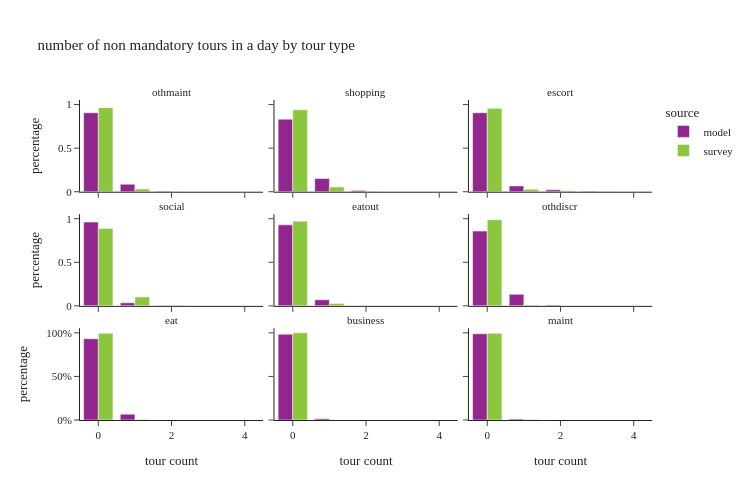

Here is the notebook cell this chart was saved with:
### Code cell
def plot_num_nonmand_tourtype(data, title):

    df_plot = pd.DataFrame()

    for type in non_mandatory_types:
        # calculate sample size and percentages
        df = data.groupby(['source', type], observed=True).\
            agg(sample_size=('person_weight', 'size'),
                weighted_sum=('person_weight', 'sum')).reset_index().\
            rename(columns={type: 'tour count'})

        

        df['percentage'] = df.groupby('source', group_keys=False, observed=True)['weighted_sum']. \
            apply(lambda x: x / float(x.sum()))

        df['tour type'] = type



        df_plot = pd.concat([df_plot,df])

     

    fig = px.bar(df_plot, x='tour count', y='percentage', color="source",barmode="group",
                 hover_data=["sample_size"],
                 facet_col='tour type', facet_col_wrap=3, orientation='v',
                 title=title)

    fig.for_each_annotation(lambda a: a.update(text = a.text.split("=")[-1]))

    fig.update_layout(height=500, width=750)

    fig.update_layout(yaxis1=dict(tickformat=".0%"), yaxis2=dict(tickformat=".0%"))



    fig.show()



plot_num_nonmand_tourtype(per_data, "number of non mandatory tours in a day by tour type")

### Figure 1 — Plotly figure (JSON) as saved in the notebook; plotly's stock layout.template omitted (floating-point values rounded to 4 significant figures)
{"data": [{"alignmentgroup": "True", "customdata": [[3947908], [377036], [29459], [1596], [10]], "hovertemplate": "source=model<br>tour type=othmaint<br>tour count=%{x}<br>percentage=%{y}<br>sample_size=%{customdata[0]}<extra></extra>", "legendgroup": "model", "marker": {"color": "#91268F", "pattern": {"shape": ""}}, "name": "model", "offsetgroup": "model", "orientation": "v", "showlegend": true, "textposition": "auto", "type": "bar", "x": [0.0, 1.0, 2.0, 3.0, 4.0], "xaxis": "x7", "y": [0.9063, 0.08656, 0.006763, 0.0003664, 2.296e-06], "yaxis": "y7"}, {"alignmentgroup": "True", "customdata": [[3624784], [661496], [67304], [2423], [2]], "hovertemplate": "source=model<br>tour type=shopping<br>tour count=%{x}<br>percentage=%{y}<br>sample_size=%{customdata[0]}<extra></extra>", "legendgroup": "model", "marker": {"color": "#91268F", "pattern": {"shape": ""}}, "name": "model", "offsetgroup": "model", "orientation": "v", "showlegend": false, "textposition": "auto", "type": "bar", "x": [0.0, 1.0, 2.0, 3.0, 4.0], "xaxis": "x8", "y": [0.8321, 0.1519, 0.01545, 0.0005562, 4.591e-07], "yaxis": "y8"}, {"alignmentgroup": "True", "customdata": [[3946882], [291016], [93781], [24330]], "hovertemplate": "source=model<br>tour type=escort<br>tour count=%{x}<br>percentage=%{y}<br>sample_size=%{customdata[0]}<extra></extra>", "legendgroup": "model", "marker": {"color": "#91268F", "pattern": {"shape": ""}}, "name": "model", "offsetgroup": "model", "orientation": "v", "showlegend": false, "textposition": "auto", "type": "bar", "x": [0.0, 1.0, 2.0, 3.0], "xaxis": "x9", "y": [0.9061, 0.06681, 0.02153, 0.005585], "yaxis": "y9"}, {"alignmentgroup": "True", "customdata": [[4189279], [153125], [13038], [565], [2]], "hovertemplate": "source=model<br>tour type=social<br>tour count=%{x}<br>percentage=%{y}<br>sample_size=%{customdata[0]}<extra></extra>", "legendgroup": "model", "marker": {"color": "#91268F", "pattern": {"shape": ""}}, "name": "model", "offsetgroup": "model", "orientation": "v", "showlegend": false, "textposition": "auto", "type": "bar", "x": [0.0, 1.0, 2.0, 3.0, 4.0], "xaxis": "x4", "y": [0.9617, 0.03515, 0.002993, 0.0001297, 4.591e-07], "yaxis": "y4"}, {"alignmentgroup": "True", "customdata": [[4048321], [303656], [4020], [12]], "hovertemplate": "source=model<br>tour type=eatout<br>tour count=%{x}<br>percentage=%{y}<br>sample_size=%{customdata[0]}<extra></extra>", "legendgroup": "model", "marker": {"color": "#91268F", "pattern": {"shape": ""}}, "name": "model", "offsetgroup": "model", "orientation": "v", "showlegend": false, "textposition": "auto", "type": "bar", "x": [0.0, 1.0, 2.0, 3.0], "xaxis": "x5", "y": [0.9294, 0.06971, 0.0009229, 2.755e-06], "yaxis": "y5"}, {"alignmentgroup": "True", "customdata": [[3736438], [574652], [40318], [4597], [4]], "hovertemplate": "source=model<br>tour type=othdiscr<br>tour count=%{x}<br>percentage=%{y}<br>sample_size=%{customdata[0]}<extra></extra>", "legendgroup": "model", "marker": {"color": "#91268F", "pattern": {"shape": ""}}, "name": "model", "offsetgroup": "model", "orientation": "v", "showlegend": false, "textposition": "auto", "type": "bar", "x": [0.0, 1.0, 2.0, 3.0, 4.0], "xaxis": "x6", "y": [0.8578, 0.1319, 0.009256, 0.001055, 9.183e-07], "yaxis": "y6"}, {"alignmentgroup": "True", "customdata": [[4063296], [292673], [40]], "hovertemplate": "source=model<br>tour type=eat<br>tour count=%{x}<br>percentage=%{y}<br>sample_size=%{customdata[0]}<extra></extra>", "legendgroup": "model", "marker": {"color": "#91268F", "pattern": {"shape": ""}}, "name": "model", "offsetgroup": "model", "orientation": "v", "showlegend": false, "textposition": "auto", "type": "bar", "x": [0.0, 1.0, 2.0], "xaxis": "x", "y": [0.9328, 0.06719, 9.183e-06], "yaxis": "y"}, {"alignmentgroup": "True", "customdata": [[4288754], [64889], [2364], [2]], "hovertemplate": "source=model<br>tour type=business<br>tour count=%{x}<br>percentage=%{y}<br>sample_size=%{customdata[0]}<extra></extra>", "legendgroup": "model", "marker": {"color": "#91268F", "pattern": {"shape": ""}}, "name": "model", "offsetgroup": "model", "orientation": "v", "showlegend": false, "textposition": "auto", "type": "bar", "x": [0.0, 1.0, 2.0, 3.0], "xaxis": "x2", "y": [0.9846, 0.0149, 0.0005427, 4.591e-07], "yaxis": "y2"}, {"alignmentgroup": "True", "customdata": [[4309466], [46540], [3]], "hovertemplate": "source=model<br>tour type=maint<br>tour count=%{x}<br>percentage=%{y}<br>sample_size=%{customdata[0]}<extra></extra>", "legendgroup": "model", "marker": {"color": "#91268F", "pattern": {"shape": ""}}, "name": "model", "offsetgroup": "model", "orientation": "v", "showlegend": false, "textposition": "auto", "type": "bar", "x": [0.0, 1.0, 2.0], "xaxis": "x3", "y": [0.9893, 0.01068, 6.887e-07], "yaxis": "y3"}, {"alignmentgroup": "True", "customdata": [[6263], [319], [22]], "hovertemplate": "source=survey<br>tour type=othmaint<br>tour count=%{x}<br>percentage=%{y}<br>sample_size=%{customdata[0]}<extra></extra>", "legendgroup": "survey", "marker": {"color": "#8CC63E", "pattern": {"shape": ""}}, "name": "survey", "offsetgroup": "survey", "orientation": "v", "showlegend": true, "textposition": "auto", "type": "bar", "x": [0.0, 1.0, 2.0], "xaxis": "x7", "y": [0.9649, 0.0323, 0.002761], "yaxis": "y7"}, {"alignmentgroup": "True", "customdata": [[6039], [532], [33]], "hovertemplate": "source=survey<br>tour type=shopping<br>tour count=%{x}<br>percentage=%{y}<br>sample_size=%{customdata[0]}<extra></extra>", "legendgroup": "survey", "marker": {"color": "#8CC63E", "pattern": {"shape": ""}}, "name": "survey", "offsetgroup": "survey", "orientation": "v", "showlegend": false, "textposition": "auto", "type": "bar", "x": [0.0, 1.0, 2.0], "xaxis": "x8", "y": [0.9401, 0.05552, 0.004355], "yaxis": "y8"}, {"alignmentgroup": "True", "customdata": [[6329], [206], [61], [6], [2]], "hovertemplate": "source=survey<br>tour type=escort<br>tour count=%{x}<br>percentage=%{y}<br>sample_size=%{customdata[0]}<extra></extra>", "legendgroup": "survey", "marker": {"color": "#8CC63E", "pattern": {"shape": ""}}, "name": "survey", "offsetgroup": "survey", "orientation": "v", "showlegend": false, "textposition": "auto", "type": "bar", "x": [0.0, 1.0, 2.0, 3.0, 4.0], "xaxis": "x9", "y": [0.9567, 0.02991, 0.009953, 0.002059, 0.001402], "yaxis": "y9"}, {"alignmentgroup": "True", "customdata": [[5659], [827], [104], [14]], "hovertemplate": "source=survey<br>tour type=social<br>tour count=%{x}<br>percentage=%{y}<br>sample_size=%{customdata[0]}<extra></extra>", "legendgroup": "survey", "marker": {"color": "#8CC63E", "pattern": {"shape": ""}}, "name": "survey", "offsetgroup": "survey", "orientation": "v", "showlegend": false, "textposition": "auto", "type": "bar", "x": [0.0, 1.0, 2.0, 3.0], "xaxis": "x4", "y": [0.8891, 0.1017, 0.007817, 0.001324], "yaxis": "y4"}, {"alignmentgroup": "True", "customdata": [[6339], [256], [9]], "hovertemplate": "source=survey<br>tour type=eatout<br>tour count=%{x}<br>percentage=%{y}<br>sample_size=%{customdata[0]}<extra></extra>", "legendgroup": "survey", "marker": {"color": "#8CC63E", "pattern": {"shape": ""}}, "name": "survey", "offsetgroup": "survey", "orientation": "v", "showlegend": false, "textposition": "auto", "type": "bar", "x": [0.0, 1.0, 2.0], "xaxis": "x5", "y": [0.9717, 0.02813, 0.0001249], "yaxis": "y5"}, {"alignmentgroup": "True", "customdata": [[6537], [65], [2]], "hovertemplate": "source=survey<br>tour type=othdiscr<br>tour count=%{x}<br>percentage=%{y}<br>sample_size=%{customdata[0]}<extra></extra>", "legendgroup": "survey", "marker": {"color": "#8CC63E", "pattern": {"shape": ""}}, "name": "survey", "offsetgroup": "survey", "orientation": "v", "showlegend": false, "textposition": "auto", "type": "bar", "x": [0.0, 1.0, 2.0], "xaxis": "x6", "y": [0.9888, 0.00981, 0.001412], "yaxis": "y6"}, {"alignmentgroup": "True", "customdata": [[6554], [50]], "hovertemplate": "source=survey<br>tour type=eat<br>tour count=%{x}<br>percentage=%{y}<br>sample_size=%{customdata[0]}<extra></extra>", "legendgroup": "survey", "marker": {"color": "#8CC63E", "pattern": {"shape": ""}}, "name": "survey", "offsetgroup": "survey", "orientation": "v", "showlegend": false, "textposition": "auto", "type": "bar", "x": [0.0, 1.0], "xaxis": "x", "y": [0.9944, 0.005629], "yaxis": "y"}, {"alignmentgroup": "True", "customdata": [[6604]], "hovertemplate": "source=survey<br>tour type=business<br>tour count=%{x}<br>percentage=%{y}<br>sample_size=%{customdata[0]}<extra></extra>", "legendgroup": "survey", "marker": {"color": "#8CC63E", "pattern": {"shape": ""}}, "name": "survey", "offsetgroup": "survey", "orientation": "v", "showlegend": false, "textposition": "auto", "type": "bar", "x": [0.0], "xaxis": "x2", "y": [1.0], "yaxis": "y2"}, {"alignmentgroup": "True", "customdata": [[6576], [28]], "hovertemplate": "source=survey<br>tour type=maint<br>tour count=%{x}<br>percentage=%{y}<br>sample_size=%{customdata[0]}<extra></extra>", "legendgroup": "survey", "marker": {"color": "#8CC63E", "pattern": {"shape": ""}}, "name": "survey", "offsetgroup": "survey", "orientation": "v", "showlegend": false, "textposition": "auto", "type": "bar", "x": [0.0, 1.0], "xaxis": "x3", "y": [0.9956, 0.00436], "yaxis": "y3"}], "layout": {"annotations": [{"font": {}, "showarrow": false, "text": "eat", "x": 0.16, "xanchor": "center", "xref": "paper", "y": 0.2867, "yanchor": "bottom", "yref": "paper"}, {"font": {}, "showarrow": false, "text": "business", "x": 0.5, "xanchor": "center", "xref": "paper", "y": 0.2867, "yanchor": "bottom", "yref": "paper"}, {"font": {}, "showarrow": false, "text": "maint", "x": 0.84, "xanchor": "center", "xref": "paper", "y": 0.2867, "yanchor": "bottom", "yref": "paper"}, {"font": {}, "showarrow": false, "text": "social", "x": 0.16, "xanchor": "center", "xref": "paper", "y": 0.6433, "yanchor": "bottom", "yref": "paper"}, {"font": {}, "showarrow": false, "text": "eatout", "x": 0.5, "xanchor": "center", "xref": "paper", "y": 0.6433, "yanchor": "bottom", "yref": "paper"}, {"font": {}, "showarrow": false, "text": "othdiscr", "x": 0.84, "xanchor": "center", "xref": "paper", "y": 0.6433, "yanchor": "bottom", "yref": "paper"}, {"font": {}, "showarrow": false, "text": "othmaint", "x": 0.16, "xanchor": "center", "xref": "paper", "y": 1.0, "yanchor": "bottom", "yref": "paper"}, {"font": {}, "showarrow": false, "text": "shopping", "x": 0.5, "xanchor": "center", "xref": "paper", "y": 1.0, "yanchor": "bottom", "yref": "paper"}, {"font": {}, "showarrow": false, "text": "escort", "x": 0.84, "xanchor": "center", "xref": "paper", "y": 1.0, "yanchor": "bottom", "yref": "paper"}], "barmode": "group", "height": 500, "legend": {"title": {"text": "source"}, "tracegroupgap": 0}, "title": {"text": "number of non mandatory tours in a day by tour type"}, "width": 750, "xaxis": {"anchor": "y", "domain": [0.0, 0.32], "title": {"text": "tour count"}}, "xaxis2": {"anchor": "y2", "domain": [0.34, 0.66], "matches": "x", "title": {"text": "tour count"}}, "xaxis3": {"anchor": "y3", "domain": [0.68, 1.0], "matches": "x", "title": {"text": "tour count"}}, "xaxis4": {"anchor": "y4", "domain": [0.0, 0.32], "matches": "x", "showticklabels": false}, "xaxis5": {"anchor": "y5", "domain": [0.34, 0.66], "matches": "x", "showticklabels": false}, "xaxis6": {"anchor": "y6", "domain": [0.68, 1.0], "matches": "x", "showticklabels": false}, "xaxis7": {"anchor": "y7", "domain": [0.0, 0.32], "matches": "x", "showticklabels": false}, "xaxis8": {"anchor": "y8", "domain": [0.34, 0.66], "matches": "x", "showticklabels": false}, "xaxis9": {"anchor": "y9", "domain": [0.68, 1.0], "matches": "x", "showticklabels": false}, "yaxis": {"anchor": "x", "domain": [0.0, 0.2867], "tickformat": ".0%", "title": {"text": "percentage"}}, "yaxis2": {"anchor": "x2", "domain": [0.0, 0.2867], "matches": "y", "showticklabels": false, "tickformat": ".0%"}, "yaxis3": {"anchor": "x3", "domain": [0.0, 0.2867], "matches": "y", "showticklabels": false}, "yaxis4": {"anchor": "x4", "domain": [0.3567, 0.6433], "matches": "y", "title": {"text": "percentage"}}, "yaxis5": {"anchor": "x5", "domain": [0.3567, 0.6433], "matches": "y", "showticklabels": false}, "yaxis6": {"anchor": "x6", "domain": [0.3567, 0.6433], "matches": "y", "showticklabels": false}, "yaxis7": {"anchor": "x7", "domain": [0.7133, 1.0], "matches": "y", "title": {"text": "percentage"}}, "yaxis8": {"anchor": "x8", "domain": [0.7133, 1.0], "matches": "y", "showticklabels": false}, "yaxis9": {"anchor": "x9", "domain": [0.7133, 1.0], "matches": "y", "showticklabels": false}}}
